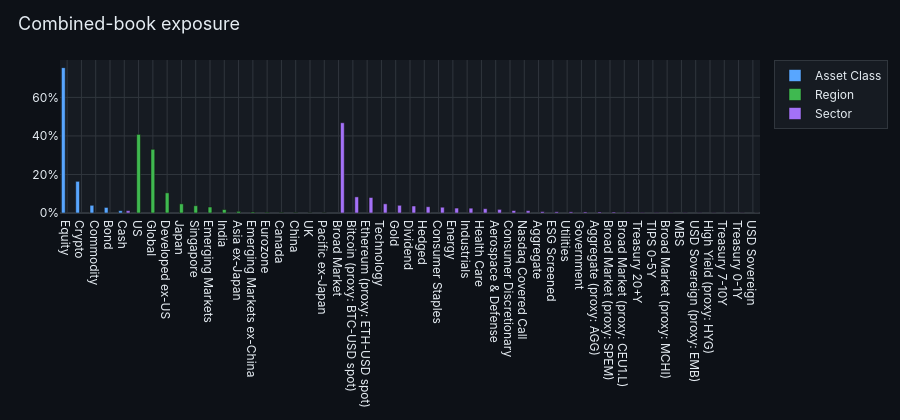

Write notebook code for a chart like this one.
### Markdown cell above
## Combined-book exposure

### Code cell
with warnings.catch_warnings():
    warnings.simplefilter('ignore', UserWarning)
    exposure = combined_exposure(portfolios)
for dim, df in exposure.items():
    print(f'\n--- {dim.replace("_", " ").title()} ---')
    display(df)
combined_exposure_figure(exposure)

### Figure 1 — Plotly figure (JSON) as saved in the notebook; plotly's stock layout.template omitted (floating-point values rounded to 4 significant figures)
{"data": [{"hovertemplate": "%{x}: %{y:.1%}<extra></extra>", "marker": {"color": "#58a6ff"}, "name": "Asset Class", "type": "bar", "x": ["Equity", "Crypto", "Commodity", "Bond", "Cash"], "y": [0.7545, 0.1644, 0.04003, 0.02891, 0.01209]}, {"hovertemplate": "%{x}: %{y:.1%}<extra></extra>", "marker": {"color": "#3fb950"}, "name": "Region", "type": "bar", "x": ["US", "Global", "Developed ex-US", "Japan", "Singapore", "Emerging Markets", "India", "Asia ex-Japan", "Emerging Markets ex-China", "Eurozone", "Canada", "China", "UK", "Pacific ex-Japan"], "y": [0.4082, 0.3307, 0.1048, 0.04761, 0.03802, 0.03107, 0.01821, 0.008556, 0.004984, 0.003177, 0.001862, 0.001537, 0.0006334, 0.0006289]}, {"hovertemplate": "%{x}: %{y:.1%}<extra></extra>", "marker": {"color": "#a371f7"}, "name": "Sector", "type": "bar", "x": ["Broad Market", "Bitcoin (proxy: BTC-USD spot)", "Ethereum (proxy: ETH-USD spot)", "Technology", "Gold", "Dividend", "Hedged", "Consumer Staples", "Energy", "Industrials", "Health Care", "Aerospace & Defense", "Consumer Discretionary", "Cash", "Nasdaq Covered Call", "Aggregate", "ESG Screened", "Utilities", "Government", "Aggregate (proxy: AGG)", "Broad Market (proxy: SPEM)", "Broad Market (proxy: CEU1.L)", "Treasury 20+Y", "TIPS 0-5Y", "Broad Market (proxy: MCHI)", "MBS", "USD Sovereign (proxy: EMB)", "High Yield (proxy: HYG)", "Treasury 7-10Y", "Treasury 0-1Y", "USD Sovereign"], "y": [0.4685, 0.08383, 0.0806, 0.04774, 0.04003, 0.03651, 0.03268, 0.03008, 0.02566, 0.02505, 0.02252, 0.01884, 0.0128, 0.01209, 0.01208, 0.007372, 0.006384, 0.005988, 0.005537, 0.005152, 0.004984, 0.003177, 0.002313, 0.002119, 0.001537, 0.001536, 0.001306, 0.001144, 0.001092, 0.0008803, 0.0004624]}], "layout": {"barmode": "group", "font": {"color": "#e6edf3", "family": "Inter, system-ui, sans-serif"}, "height": 420, "hovermode": "x unified", "legend": {"bgcolor": "#161b22", "bordercolor": "#30363d", "borderwidth": 1}, "margin": {"b": 40, "l": 60, "r": 20, "t": 60}, "paper_bgcolor": "#0d1117", "plot_bgcolor": "#161b22", "title": {"font": {"color": "#e6edf3", "size": 18}, "text": "Combined-book exposure", "x": 0.02, "xanchor": "left"}, "xaxis": {"gridcolor": "#30363d", "showspikes": true, "spikecolor": "#8b949e", "spikethickness": 1, "zerolinecolor": "#30363d"}, "yaxis": {"gridcolor": "#30363d", "showspikes": true, "spikecolor": "#8b949e", "spikethickness": 1, "tickformat": ".0%", "zerolinecolor": "#30363d"}}}
